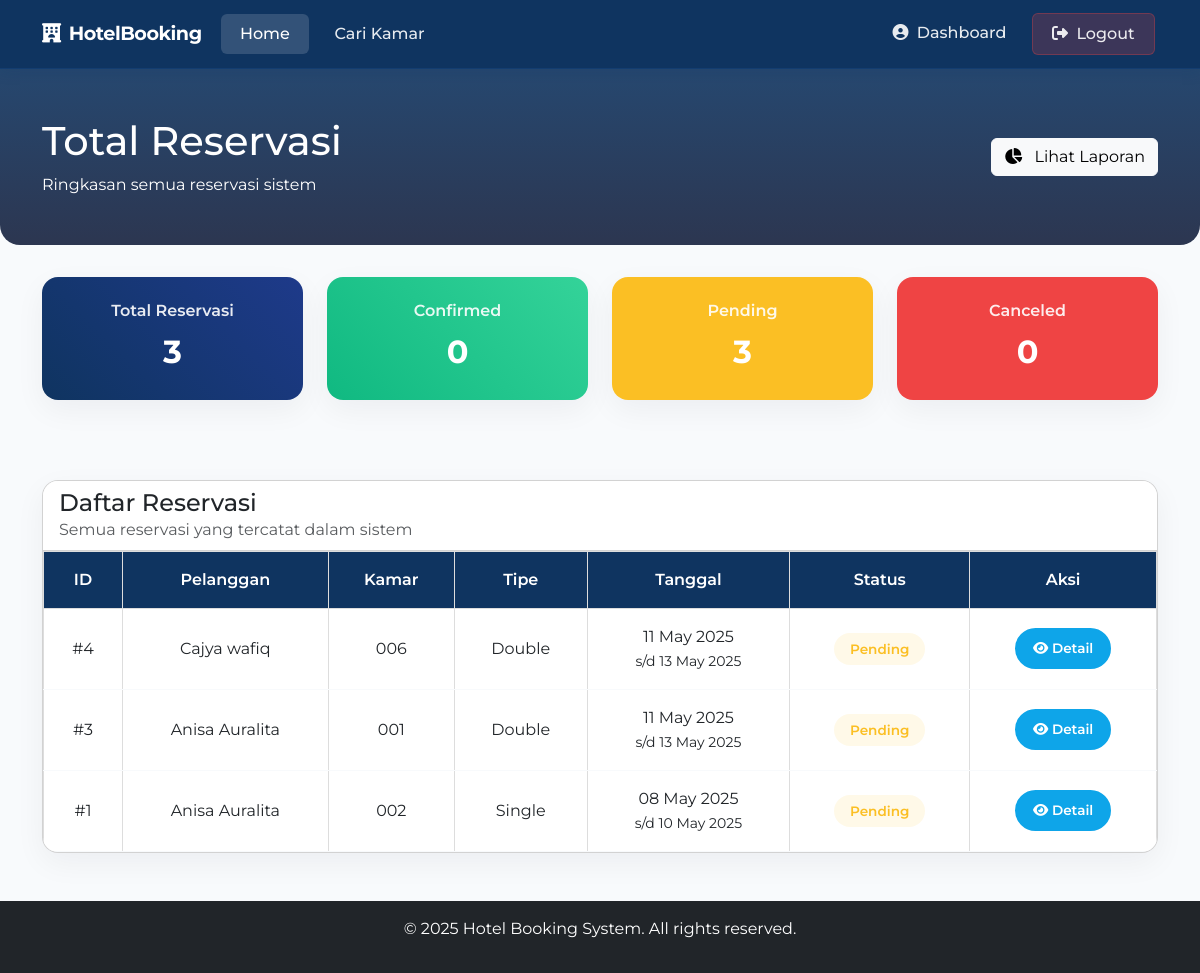
/admin/total_reservations.php (signed in), run on the app's committed database.
### tables this page shows
CREATE TABLE IF NOT EXISTS `reservations` (
  `id` int NOT NULL AUTO_INCREMENT,
  `user_id` int NOT NULL,
  `room_id` int NOT NULL,
  `check_in` date NOT NULL,
  `check_out` date NOT NULL,
  `status` enum('pending','confirmed','canceled') DEFAULT 'pending',
  `created_at` timestamp NULL DEFAULT CURRENT_TIMESTAMP,
  PRIMARY KEY (`id`),
  KEY `user_id` (`user_id`),
  KEY `room_id` (`room_id`),
  CONSTRAINT `reservations_ibfk_1` FOREIGN KEY (`user_id`) REFERENCES `users` (`id`) ON DELETE CASCADE,
  CONSTRAINT `reservations_ibfk_2` FOREIGN KEY (`room_id`) REFERENCES `rooms` (`id`) ON DELETE CASCADE
);

CREATE TABLE IF NOT EXISTS `users` (
  `id` int NOT NULL AUTO_INCREMENT,
  `nama` varchar(100) NOT NULL,
  `email` varchar(100) NOT NULL,
  `password` varchar(255) NOT NULL,
  `role` enum('admin','user') DEFAULT 'user',
  `created_at` timestamp NULL DEFAULT CURRENT_TIMESTAMP,
  PRIMARY KEY (`id`),
  UNIQUE KEY `email` (`email`)
);

CREATE TABLE IF NOT EXISTS `rooms` (
  `id` int NOT NULL AUTO_INCREMENT,
  `nomor_kamar` varchar(10) NOT NULL,
  `tipe` enum('single','double','suite') NOT NULL,
  `harga` decimal(10,2) NOT NULL,
  `status` enum('tersedia','dipesan') DEFAULT 'tersedia',
  `foto` varchar(255) DEFAULT 'default.jpg',
  `created_at` timestamp NULL DEFAULT CURRENT_TIMESTAMP,
  `updated_at` timestamp NULL DEFAULT CURRENT_TIMESTAMP ON UPDATE CURRENT_TIMESTAMP,
  PRIMARY KEY (`id`),
  UNIQUE KEY `nomor_kamar` (`nomor_kamar`)
);

### admin/total_reservations.php (the view, shortened to what this page needs)
<?php
require_once '../includes/auth.php';
$sql = "SELECT
            COUNT(*) as total,
            SUM(CASE WHEN status = 'confirmed' THEN 1 ELSE 0 END) as confirmed,
            SUM(CASE WHEN status = 'pending' THEN 1 ELSE 0 END) as pending,
            SUM(CASE WHEN status = 'canceled' THEN 1 ELSE 0 END) as canceled
        FROM reservations";
$result = $conn->query($sql);
$counts = $result->fetch_assoc();
$reservations_sql = "SELECT
                        res.id,
                        u.nama as user_name,
                        r.nomor_kamar,
                        r.tipe,
                        r.harga,
                        res.check_in,
                        res.check_out,
                        res.status,
                        res.created_at
                    FROM reservations res
                    JOIN users u ON res.user_id = u.id
                    JOIN rooms r ON res.room_id = r.id
                    ORDER BY res.created_at DESC";
$reservations_result = $conn->query($reservations_sql);
$reservations = $reservations_result->fetch_all(MYSQLI_ASSOC);
?>
<?php include '../includes/header.php'; ?>
<section class="reservations-header">
    <div class="container">
        <div class="row align-items-center">
            <div class="col-md-8">
                <h1>Total Reservasi</h1>
                <p class="mb-0">Ringkasan semua reservasi sistem</p>
            </div>
            <div class="col-md-4 text-md-end">
                <a href="reports.php" class="btn btn-light">
                    <i class="fas fa-chart-pie me-2"></i> Lihat Laporan
                </a>
            </div>
        </div>
    </div>
</section>
<div class="container">
    <div class="row mb-4">
        <div class="col-md-3 mb-4">
            <div class="stat-card primary">
                <div class="card-body text-center">
                    <h5 class="card-title">Total Reservasi</h5>
                    <p class="card-text"><?= $counts['total'] ?></p>
                </div>
            </div>
        </div>
        <div class="col-md-3 mb-4">
            <div class="stat-card success">
                <div class="card-body text-center">
                    <h5 class="card-title">Confirmed</h5>
                    <p class="card-text"><?= $counts['confirmed'] ?></p>
                </div>
            </div>
        </div>
        <div class="col-md-3 mb-4">
            <div class="stat-card warning">
                <div class="card-body text-center">
                    <h5 class="card-title">Pending</h5>
                    <p class="card-text"><?= $counts['pending'] ?></p>
                </div>
            </div>
        </div>
        <div class="col-md-3 mb-4">
            <div class="stat-card danger">
                <div class="card-body text-center">
                    <h5 class="card-title">Canceled</h5>
                    <p class="card-text"><?= $counts['canceled'] ?></p>
                </div>
            </div>
        </div>
    </div>
    <div class="card reservations-table">
        <div class="card-header bg-white">
            <h4 class="mb-0">Daftar Reservasi</h4>
            <p class="text-muted mb-0">Semua reservasi yang tercatat dalam sistem</p>
        </div>
        <div class="card-body p-0">
            <div class="table-responsive">
                <table class="table table-hover mb-0">
                    <thead>
                        <tr>
                            <th>ID</th>
                            <th>Pelanggan</th>
                            <th>Kamar</th>
                            <th>Tipe</th>
                            <th>Tanggal</th>
                            <th>Status</th>
                            <th>Aksi</th>
                        </tr>
                    </thead>
                    <tbody>
                        <?php foreach ($reservations as $reservation): ?>
                            <tr>
                                <td>#<?= $reservation['id'] ?></td>
                                <td><?= $reservation['user_name'] ?></td>
                                <td><?= $reservation['nomor_kamar'] ?></td>
                                <td><?= ucfirst($reservation['tipe']) ?></td>
                                <td>
                                    <?= date('d M Y', strtotime($reservation['check_in'])) ?><br>
                                    <small>s/d <?= date('d M Y', strtotime($reservation['check_out'])) ?></small>
                                </td>
                                <td>
                                    <span class="badge-status badge-<?= strtolower($reservation['status']) ?>">
                                        <?= ucfirst($reservation['status']) ?>
                                    </span>
                                </td>
                                <td>
                                    <a href="detail_reservation.php?id=<?= $reservation['id'] ?>"
                                       class="btn btn-action btn-detail">
                                        <i class="fas fa-eye"></i> Detail
                                    </a>
                                </td>
                            </tr>
                        <?php endforeach; ?>
                    </tbody>
                </table>
            </div>
        </div>
    </div>
</div>
<?php include '../includes/footer.php'; ?>

### assets/css/style.css (style rules this page uses)
:root { --primary: #0f3460; --primary-light: #1a56db; --primary-lighter: #ebf5ff; --secondary: #16213e; --accent: #0ea9e9; --accent-light: #3f83f8; --light: #f8fafc; --dark: #111827; --gray: #6b7280; --gray-light: #e2e8f0; --gray-dark: #64748b; --success: #10b981; --warning: #fbbf24; --danger: #ef4444; }
body { font-family: "Montserrat", sans-serif; color: var(--dark); background-color: var(--light); overflow-x: hidden; }

### admin/total_reservations.php (style rules this page uses)
:root { --primary: #0f3460; --secondary: #16213e; --accent: #0ea5e9; --light: #f8fafc; --dark: #1e293b; --success: #10b981; --warning: #fbbf24; --danger: #ef4444; }
.reservations-header { background: linear-gradient(rgba(15, 52, 96, 0.9), rgba(22, 33, 62, 0.9)); padding: 3rem 0; color: white; margin-bottom: 2rem; border-radius: 0 0 20px 20px; }
.stat-card { border-radius: 16px; box-shadow: 0 10px 30px rgba(15, 23, 42, 0.05); border: none; margin-bottom: 2rem; transition: all 0.3s ease; }
.stat-card.primary { background: linear-gradient(45deg, var(--primary), #1e3a8a); }
.stat-card.success { background: linear-gradient(45deg, var(--success), #34d399); }
.stat-card.warning { background: linear-gradient(45deg, var(--warning), #fbbf24); }
.stat-card.danger { background: linear-gradient(45deg, var(--danger), #ef4444); }
.stat-card .card-body { padding: 1.5rem; color: white; }
.stat-card .card-title { font-size: 1rem; font-weight: 600; margin-bottom: 0.5rem; opacity: 0.9; }
.stat-card .card-text { font-size: 2rem; font-weight: 700; margin-bottom: 0; }
.reservations-table { border-radius: 16px; overflow: hidden; box-shadow: 0 10px 30px rgba(15, 23, 42, 0.05); }
.reservations-table .table th { background-color: var(--primary); color: white; font-weight: 600; padding: 1rem; }
.reservations-table .table td { padding: 1rem; vertical-align: middle; border-bottom: 1px solid var(--light); }
.badge-status { padding: 0.5rem 1rem; border-radius: 50px; font-weight: 600; font-size: 0.85rem; }
.badge-pending { background-color: rgba(251, 191, 36, 0.1); color: var(--warning); }
.btn-action { padding: 0.5rem 1rem; border-radius: 50px; font-weight: 600; font-size: 0.85rem; }
.btn-detail { background-color: var(--accent); color: white; border: 2px solid var(--accent); }
table { width: 100%; border-collapse: collapse; }
th, td { border: 1px solid #ddd; padding: 8px; text-align: center; }
th { background-color: #004080; color: white; }

### data on the page
reservations: id "4", user.nama "Cajya wafiq", room.nomor_kamar "006", room.tipe "Double", check_in "11 May 2025", check_out "13 May 2025", status "Pending"
reservations: id "3", user.nama "Anisa Auralita", room.nomor_kamar "001", room.tipe "Double", check_in "11 May 2025", check_out "13 May 2025", status "Pending"
reservations: id "1", user.nama "Anisa Auralita", room.nomor_kamar "002", room.tipe "Single", check_in "08 May 2025", check_out "10 May 2025", status "Pending"

### other printed values
$counts['total'] "3"
$counts['confirmed'] "0"
$counts['pending'] "3"
$counts['canceled'] "0"
